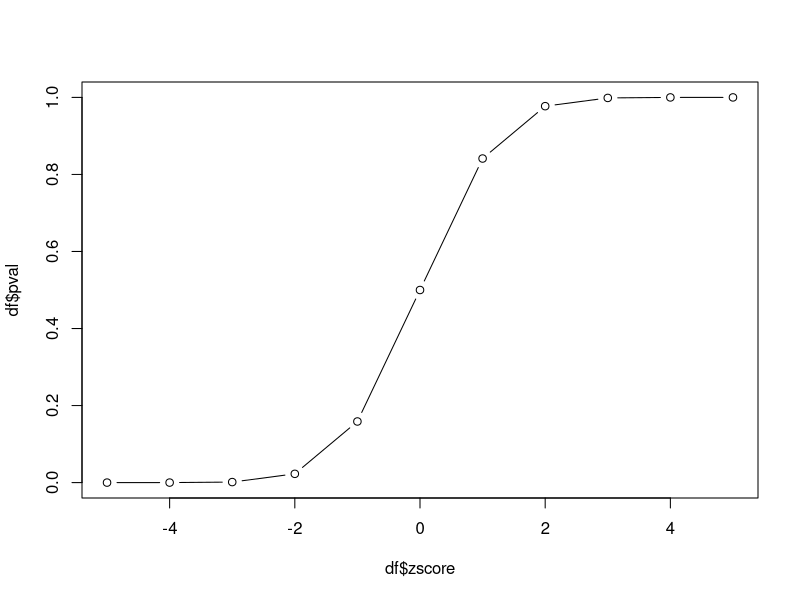
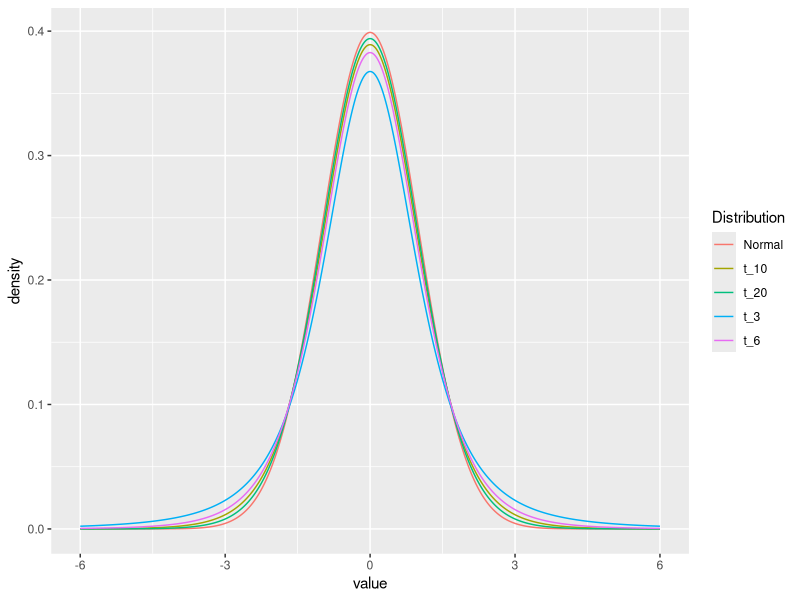
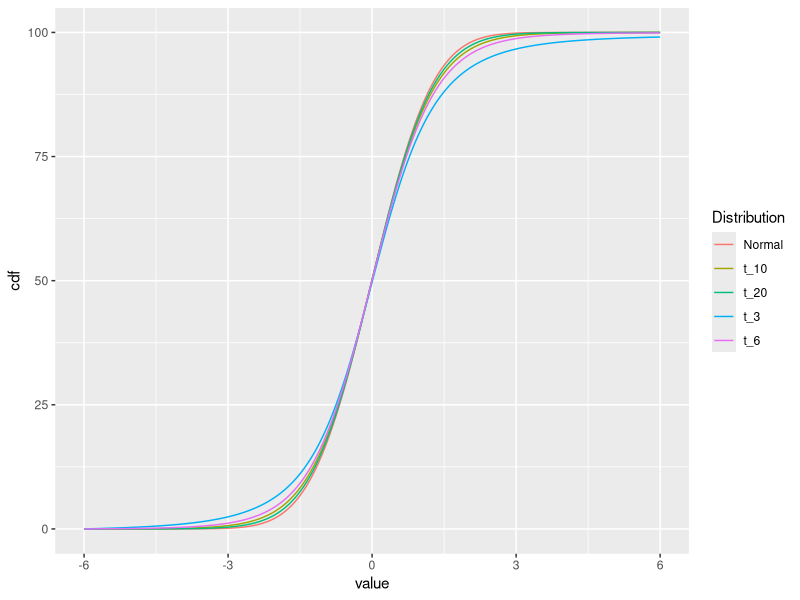
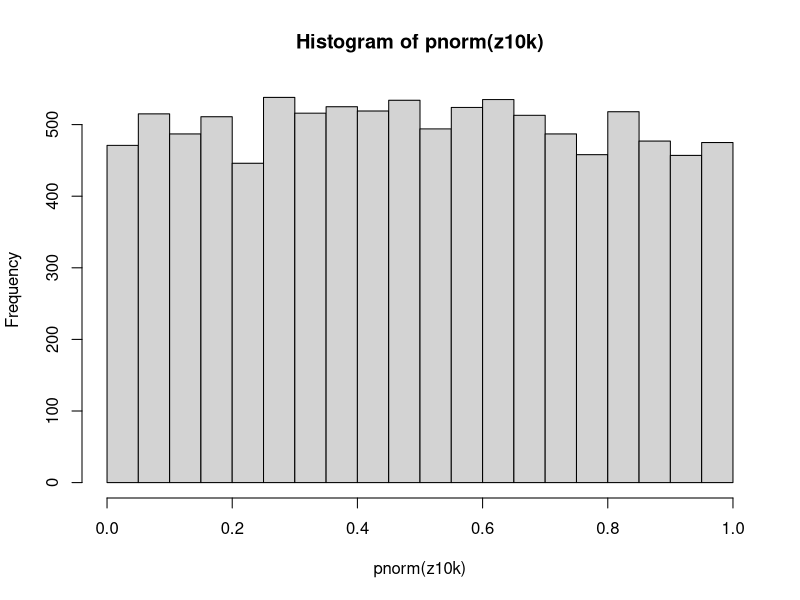
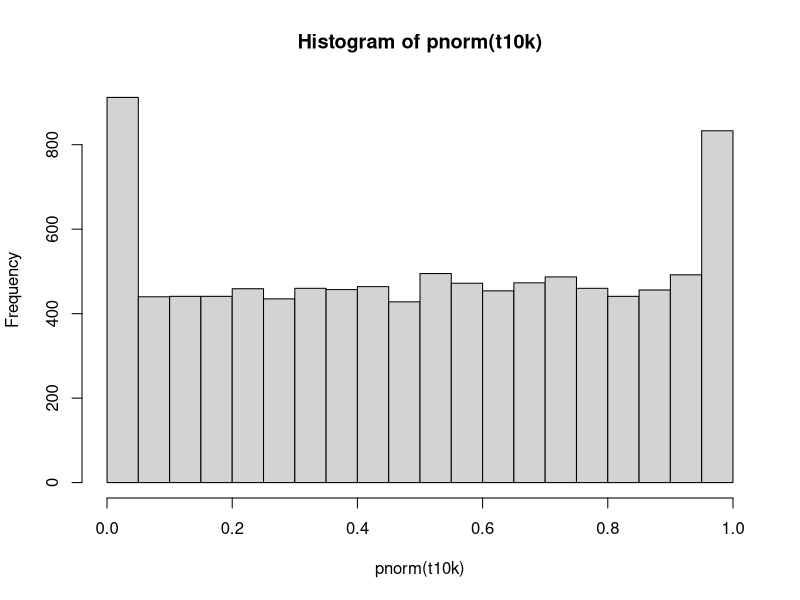
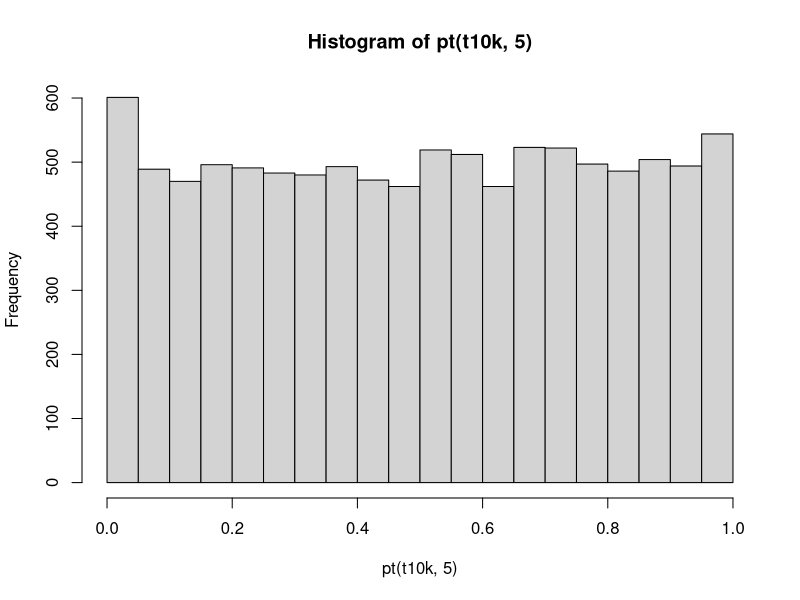
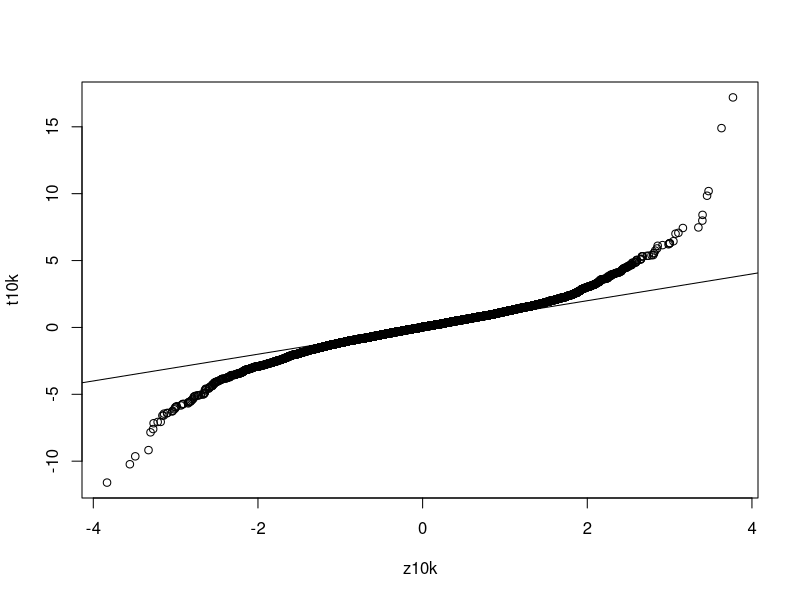

Reproduce these figures in R, in order.
## ---- chunk 1
zscore = seq(-5,5,1)
## ---- chunk 2
df = data.frame(
    zscore = zscore,
    pval   = pnorm(zscore, 0, 1)
)
df
## ---- chunk 3
plot(df$zscore, df$pval, type='b')
## ---- chunk 4
twosidedpnorm = function(x,mu=0,sd=1) {
    2*pnorm(x,mu,sd,lower.tail=FALSE)
}
## ---- chunk 5
twosidedpnorm(2)
twosidedpnorm(3)
## ---- chunk 6
library(dplyr)
library(ggplot2)
t_values = seq(-6,6,0.01)
df = data.frame(
    value = t_values,
    t_3   = dt(t_values,3),
    t_6   = dt(t_values,6),
    t_10  = dt(t_values,10),
    t_20  = dt(t_values,20),
    Normal= dnorm(t_values)
) |>
    tidyr::gather("Distribution", "density", -value)
ggplot(df, aes(x=value, y=density, color=Distribution)) + 
    geom_line()
## ---- chunk 7
df2 = df |> 
    group_by(Distribution) |>
    arrange(value) |> 
    mutate(cdf=cumsum(density))
ggplot(df2, aes(x=value, y=cdf, color=Distribution)) + 
    geom_line()
## ---- chunk 8
set.seed(5432)
samp = rnorm(5)
z = sqrt(length(samp)) * mean(samp) #simplifying assumption (sigma=1, mu=0)
## ---- chunk 9
pnorm(z)
## ---- chunk 10
ts = sqrt(length(samp)) * mean(samp) / sd(samp)
pnorm(ts)
pt(ts,5)
## ---- chunk 11
zf = function(n) {
    samp = rnorm(n)
    z = sqrt(length(samp)) * mean(samp) / 1 #simplifying assumption (sigma=1, mu=0)
    z
}
## ---- chunk 12
zf(5)
## ---- chunk 13
z10k = replicate(10000,zf(5))
hist(pnorm(z10k))
## ---- chunk 14
tf = function(n) {
    samp = rnorm(n)
    # now, using the sample standard deviation since we 
    # "don't know" the population standard deviation
    ts = sqrt(length(samp)) * mean(samp) / sd(samp)
    ts
}
## ---- chunk 15
t10k = replicate(10000,tf(5))
hist(pnorm(t10k))
## ---- chunk 16
hist(pt(t10k,5))
## ---- chunk 17
qqplot(z10k,t10k)
abline(0,1)
## ---- chunk 18
x = rnorm(20,1)
# small sample
t.test(x[1:5])
## ---- chunk 19
t.test(x[1:20])
## ---- chunk 20
x = rnorm(10,0.5)
y = rnorm(10,-0.5)
t.test(x,y)
## ---- chunk 21
df = data.frame(value=c(x,y),group=as.factor(rep(c('g1','g2'),each=10)))
t.test(value ~ group, data=df)
## ---- chunk 22
t.test(value ~ group, data=df, var.equal=TRUE)
## ---- chunk 23
res = lm(value ~ group, data=df)
summary(res)
